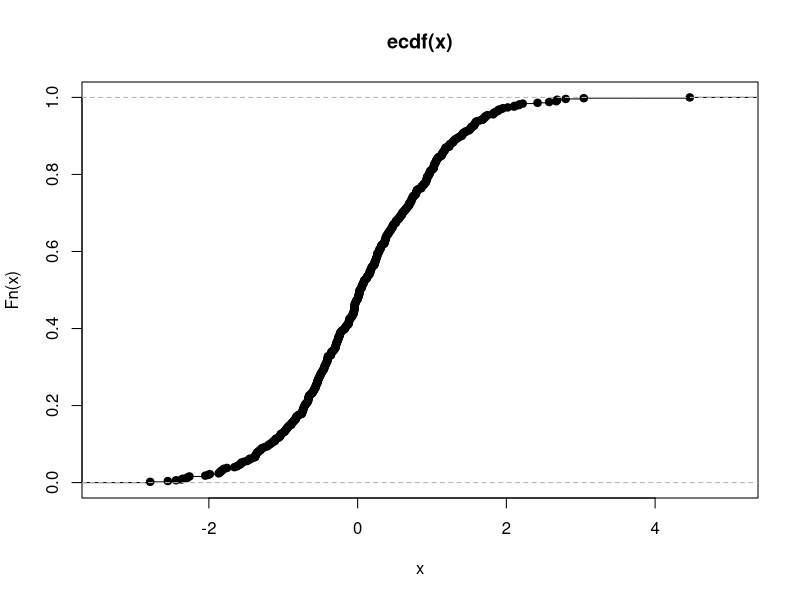
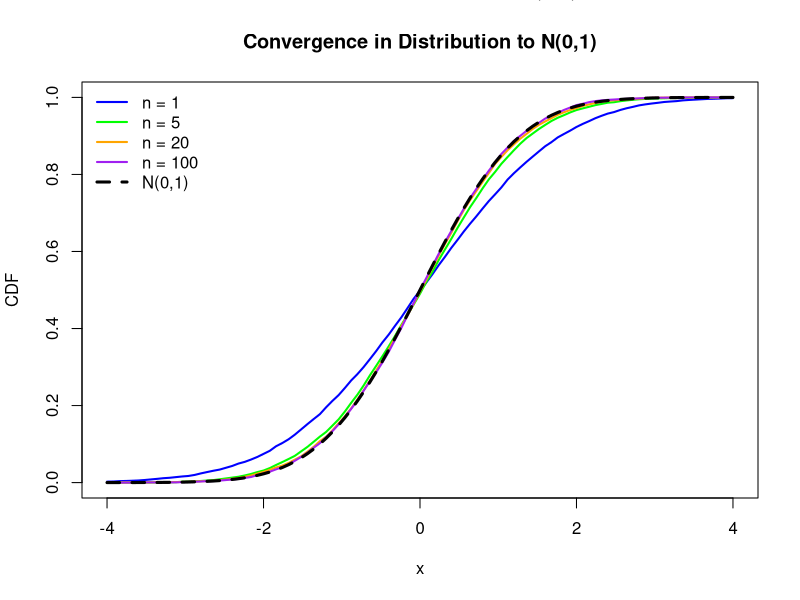
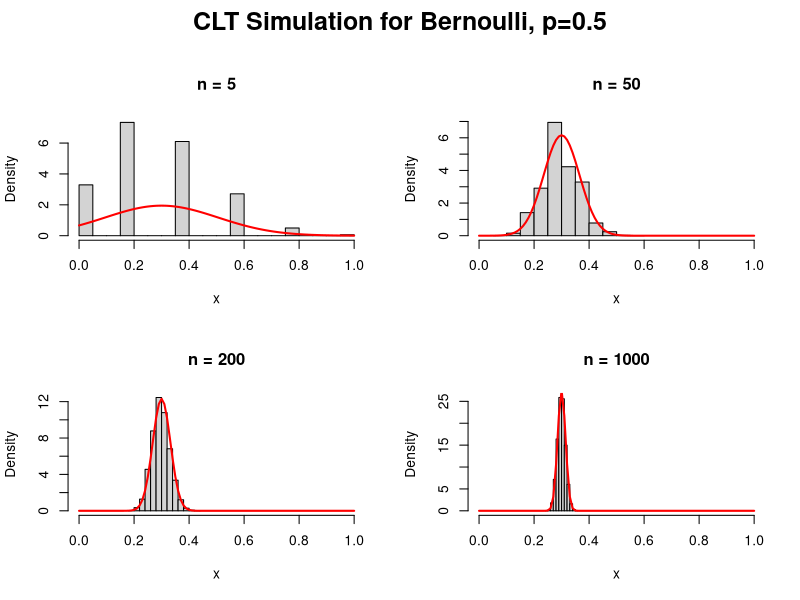
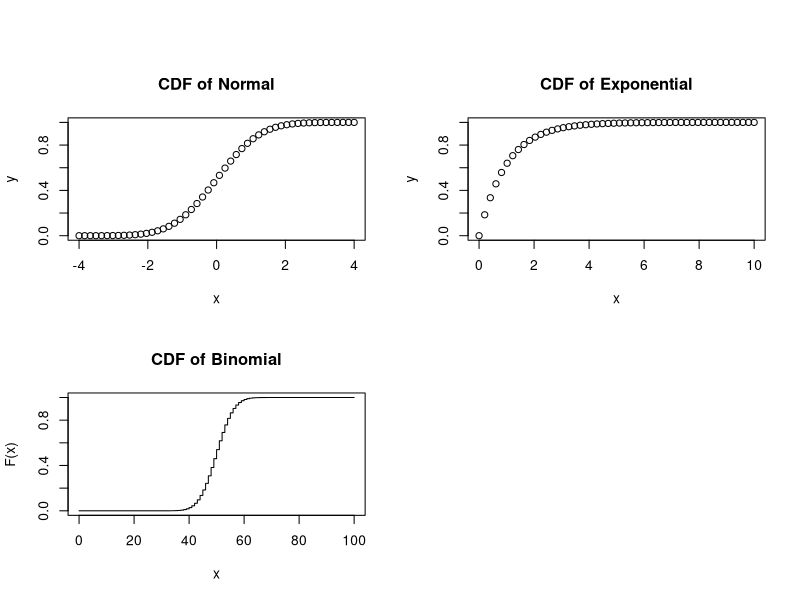
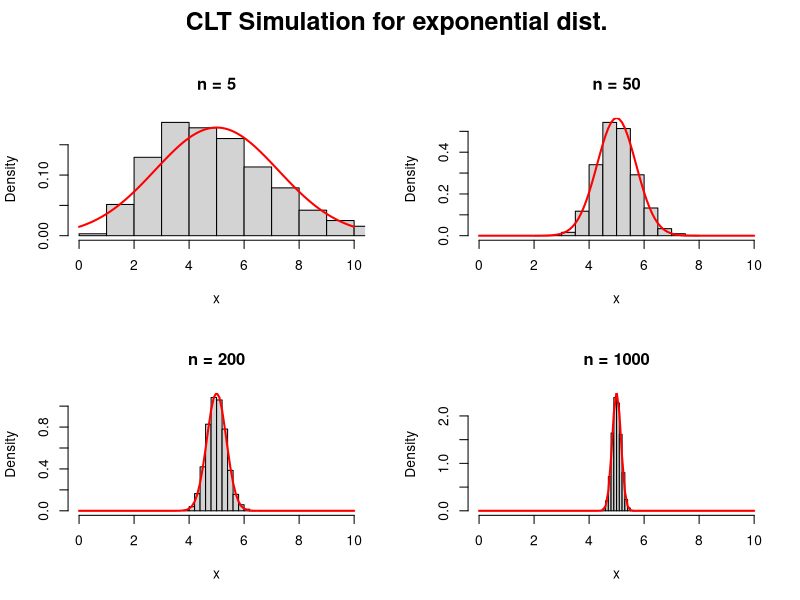
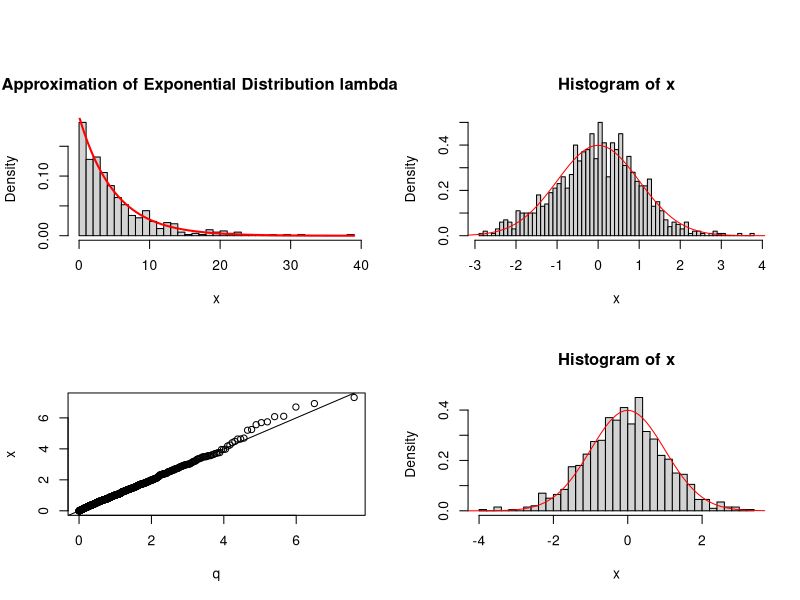
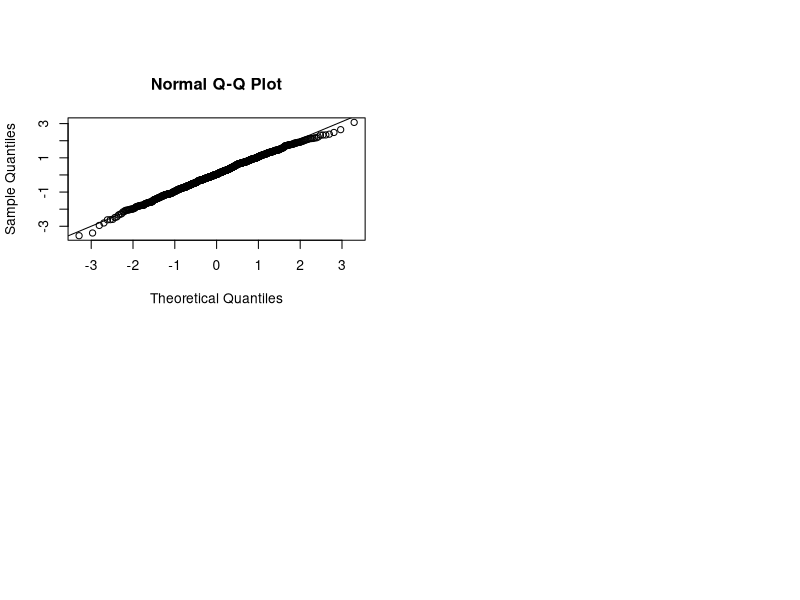

Write R code to recreate these figures, in order.
## ---- chunk 1
knitr::opts_chunk$set(echo = TRUE)
## ---- chunk 2
# Make an ecdf and plot it: 

 x <- rnorm(500,0,1)
 Fhat <- ecdf(x)
 plot(Fhat)


## ---- chunk 3
n_values <- c(1, 5, 20, 100)
B <- 10000

colors <- c("blue", "green", "orange", "purple")

# Set up an empty plot
plot(
  NA,
  xlim = c(-4, 4),
  ylim = c(0, 1),
  xlab = "x",
  ylab = "CDF",
  main = "Convergence in Distribution to N(0,1)"
)

for (i in 1:length(n_values)) {

  n <- n_values[i]

  x <- rnorm(
    B,
    mean = 0,
    sd = sqrt(1 + 1/n)
  )

  F_hat <- ecdf(x)

  curve(
    F_hat(x),
    from = -4,
    to = 4,
    add = TRUE,
    col = colors[i],
    lwd = 2
  )
}

# Limiting theoretical CDF
curve(
  pnorm(x),
  from = -4,
  to = 4,
  add = TRUE,
  col = "black",
  lwd = 3,
  lty = 2
)

legend(
  "topleft",
  legend = c(
    paste("n =", n_values),
    "N(0,1)"
  ),
  col = c(colors, "black"),
  lwd = c(rep(2, 4), 3),
  lty = c(rep(1, 4), 2),
  bty = "n"
)


mtext(
  "Convergence in Distribution to N(0,1)",
  outer = TRUE,
  cex = 1.3
)

## ---- chunk 4

# Sim for Bernoulli RV, CLT demonstration 

#sample_size <- c(5, 10, 20, 50, 100, 200, 500, 1000)
sample_size <- c(5, 50, 200,1000)
p = 0.3

par(
  mfrow = c(2, 2),
  oma = c(0, 0, 3, 0)
)


sim_size <- 10000
mean_vector <- numeric(sim_size)

for (i in 1:length(sample_size)){
  
  n = sample_size[i]
  
  for (j in 1:sim_size){
    x = rbinom(n, size=1, prob = p)
    x_bar = mean(x)
    mean_vector[j] <- x_bar
    
  }
  
  hist(
    mean_vector,
    probability = TRUE,
    main = paste("n =", n),
    xlab = "x",
    xlim = c(0, 1),
    ylab = "Density"
  )
  
  curve(
    dnorm(x, mean = p, sd = sqrt( p*(1-p) /n )),
    add = TRUE,
    col = "red",
    lwd = 2
  )
  
  
}

mtext(
    "CLT Simulation for Bernoulli, p=0.5",
    outer = TRUE,
    side = 3,
    line = 1,
    cex = 1.5,
    font = 2
  )
## ---- chunk 5

n=10

x<- seq(from=-4, to=4, length=50)

y<- pnorm(x)

plot(x,
     y,
     main = "CDF of Normal"
     
     
     )

## ---- chunk 6


n=10

x<- seq(from=0, to=10, length=50)

y<- pexp(x)

plot(x,
     y,
     main = "CDF of Exponential"
     
     
     )

## ---- chunk 7
# CLT Simulaton for Exponential Distribution 

n <- 100
p <- 0.5

x <- 0:n
y <- pbinom(x, size = n, prob = p)

plot(
  x,
  y,
  type = "s",
  main = "CDF of Binomial",
  xlab = "x",
  ylab = "F(x)",
  ylim = c(0, 1)
)

## ---- chunk 8

#sample_size <- c(5, 10, 20, 50, 100, 200, 500, 1000)
sample_size <- c(5, 50, 200,1000)

par(
  mfrow = c(2, 2),
  oma = c(0, 0, 3, 0)
)


sim_size <- 10000  # controls the accuracy of the histogram 
                   # The larger the sim size, the closer the sim will get
                   # to the actual pdf

mean_vector <- numeric(sim_size)

for (i in 1:length(sample_size)){
  
  n = sample_size[i]
  
  for (j in 1:sim_size){
    x = rexp(n=n, rate = 1/5)
    x_bar = mean(x)
    mean_vector[j] <- x_bar
    
  }
  
  hist(
    mean_vector,
    probability = TRUE,
    main = paste("n =", n),
    xlab = "x",
    xlim = c(0, 10),
    ylab = "Density"
  )
  
  curve(
    dnorm(x, mean = 5, sd = 5 / sqrt(n)),
    add = TRUE,
    col = "red",
    lwd = 2
  )
  
  
}

mtext(
    "CLT Simulation for exponential dist. ",
    outer = TRUE,
    side = 3,
    line = 1,
    cex = 1.5,
    font = 2
  )


## ---- chunk 9

# Histrobram approximation of an exponential distribution.  

x <- rexp(500, rate = 1/5)


hist(x,
     breaks = 50,
     probability = TRUE, 
     main = "Approximation of Exponential Distribution lambda = 5 "
     )

curve(
    dexp(x, rate = 1/5),
    add = TRUE,
    col = "RED", 
    lwd = 2
    )

## ---- chunk 10

x <- rnorm(1000, 0, 1)

hist(x, probability = TRUE, breaks=50)
plot(dnorm, add=TRUE, from = -5, to = 5, col = "RED")

x <- rexp(1000, rate = 1)

p <- ppoints(1000)
q <- qexp(p, rate = 1)

qqplot(q, x)
abline(0, 1)


## ---- chunk 11

x <- rnorm(1000, 0, 1)

hist(x, probability = TRUE, breaks=50)
plot(dnorm, add=TRUE, from = -5, to = 5, col = "RED")


x <- rnorm(1000,0,1 )


qqnorm(x)
qqline(x)
